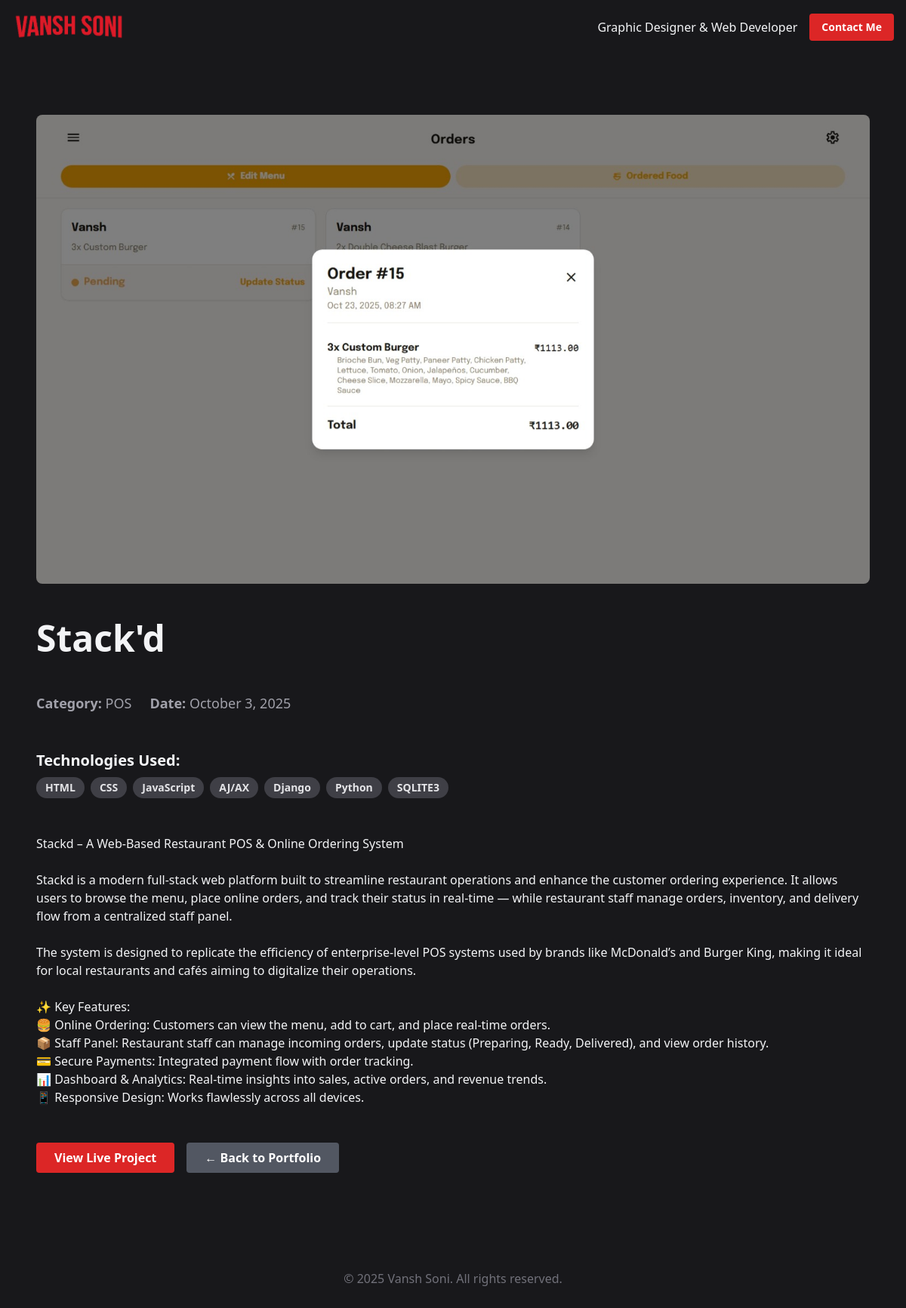
The page /project/stackd/ on the database as committed earlier.
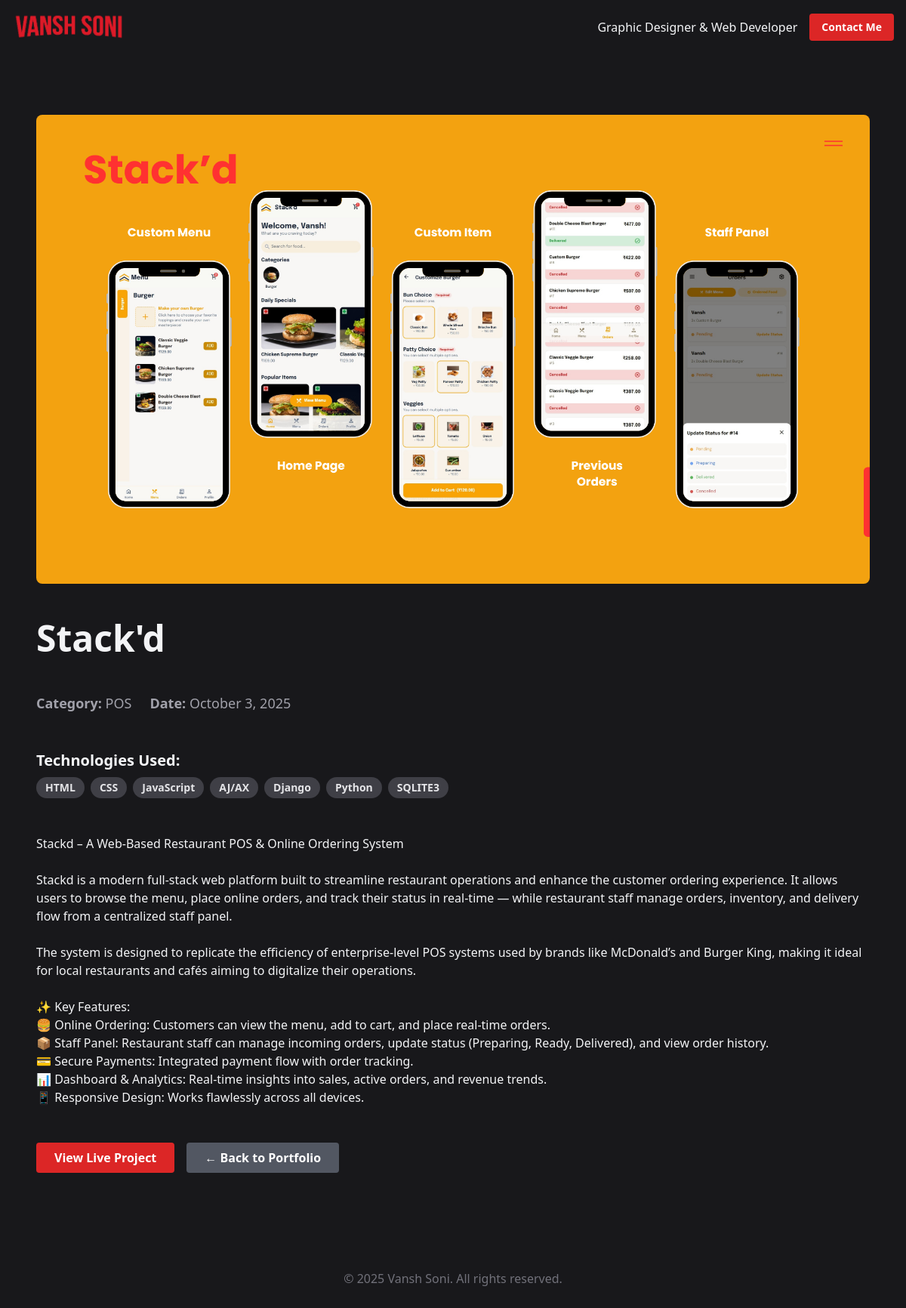
The same page on the database as committed later.
### core/models.py (models this page shows, shortened)
class Project(models.Model):
    category = models.ForeignKey(Category, related_name='projects', on_delete=models.SET_NULL, null=True)
    title = models.CharField(max_length=200)
    thumbnail = models.ImageField(upload_to='projects/thumbnails/')
    short_description = models.CharField(max_length=250, help_text="The short summary shown on the portfolio grid.")
    slug = models.SlugField(max_length=200, unique=True, blank=True)
    date_completed = models.DateField(null=True, blank=True)
    technologies_used = models.CharField(max_length=200, blank=True, help_text="e.g., HTML, CSS, Django, Photoshop")
    detailed_description = models.TextField(blank=True, help_text="The full case study/review for the project detail page.")
    project_link = models.URLField(max_length=200, blank=True, help_text="The URL to the live site or GitHub repo.")
    main_image = models.ImageField(upload_to='projects/main_images/', blank=True, null=True, help_text="A large banner image for the detail page.")
    class Meta:
        ordering = ['-date_completed']
    def technology_list(self):
        if not self.technologies_used:
            return []
        return [tech.strip() for tech in self.technologies_used.split(',') if tech.strip()]

class Category(models.Model):
    name = models.CharField(max_length=100, unique=True)
    slug = models.SlugField(max_length=100, unique=True, blank=True)
    class Meta:
        verbose_name_plural = "Categories"

### core/views.py (the view)
# urls.py: path('project/<slug:slug>/', views.project_detail, name='project-detail'),
def project_detail(request, slug):
    project = get_object_or_404(Project, slug=slug)
    context = {
        'project': project
    }
    return render(request, 'project_detail.html', context)

### templates/project_detail.html (shortened to what this page needs)
{% extends "base.html" %}
{% block content %}
<div class="py-8">
    <div class="space-y-12 mt-12 px-6 md:px-12">
        {% if project.main_image %}
            <img src="{{ project.main_image.url }}" alt="{{ project.title }} banner" class="w-full aspect-video object-cover rounded-lg mb-8">
        {% else %}
            <img src="{{ project.thumbnail.url }}" alt="{{ project.title }} banner" class="w-full aspect-video object-cover rounded-lg mb-8">
        {% endif %}
        <h1 class="text-4xl md:text-5xl font-bold mb-4">{{ project.title }}</h1>
        <div class="flex flex-wrap gap-x-6 gap-y-2 text-lg text-zinc-400 mb-6">
            <span><strong>Category:</strong> {{ project.category.name }}</span>
            <span><strong>Date:</strong> {{ project.date_completed|date:"F j, Y" }}</span>
        </div>
        <div class="mb-8">
            <h3 class="text-xl font-semibold mb-2">Technologies Used:</h3>
            <div class="flex flex-wrap gap-2">
                {% for tech in project.technology_list %}
                <span class="bg-zinc-700 text-zinc-200 py-1 px-3 rounded-full text-sm font-semibold
                             hover:bg-red-600 transition-colors cursor-default">
                    {{ tech }}
                </span>
                {% endfor %}
            </div>
        </div>
        <div class="prose prose-invert prose-lg max-w-none">
            {{ project.detailed_description|linebreaksbr }}
        </div>
        <div class="mt-12 flex flex-wrap gap-4">
            {% if project.project_link %}
            <a href="{{ project.project_link }}" target="_blank" class="bg-red-600 text-white font-bold py-2 px-6 rounded hover:bg-red-700 transition-all">
                View Live Project
            </a>
            {% endif %}
            <a href="{% url 'home' %}" class="bg-gray-500 bg-opacity-70 text-white font-bold py-2 px-6 rounded hover:bg-opacity-50 transition-all">
                &larr; Back to Portfolio
            </a>
        </div>
    </div>
</div>
{% endblock %}

### templates/base.html (shortened to what this page needs)
{% load static %} <!DOCTYPE html>
<html lang="en" class="dark">
<head>
    <script src="https://cdn.tailwindcss.com"></script>
</head>
<body class="bg-zinc-900 text-gray-100 font-sans">
    <header class="p-4 md:p-4">
        <nav class="flex justify-between items-center">
            <a href="{% url 'home' %}" class="block"> <img src="{% static 'logo.png' %}" alt="Vansh Soni Logo" class="h-8 md:h-10"> </a>
            <div class="flex items-center space-x-4">
                <span class="hidden md:block">Graphic Designer & Web Developer</span>
                <a href= "{% url 'about' %}" class="bg-red-600 text-white text-sm font-semibold py-2 px-4 rounded hover:bg-red-700 transition-colors">
                    Contact Me
                </a>
            </div>
        </nav>
    </header>
    <main>
        {% block content %}
        {% endblock %}
    </main>
    <footer class="text-center p-12 text-zinc-500 mt-12">
        &copy; 2025 Vansh Soni. All rights reserved.
    </footer>
</body>
</html>

Rows that differ between the two databases and show on the page:
changed Project "Stack'd": main_image: picture added; thumbnail: picture removed
